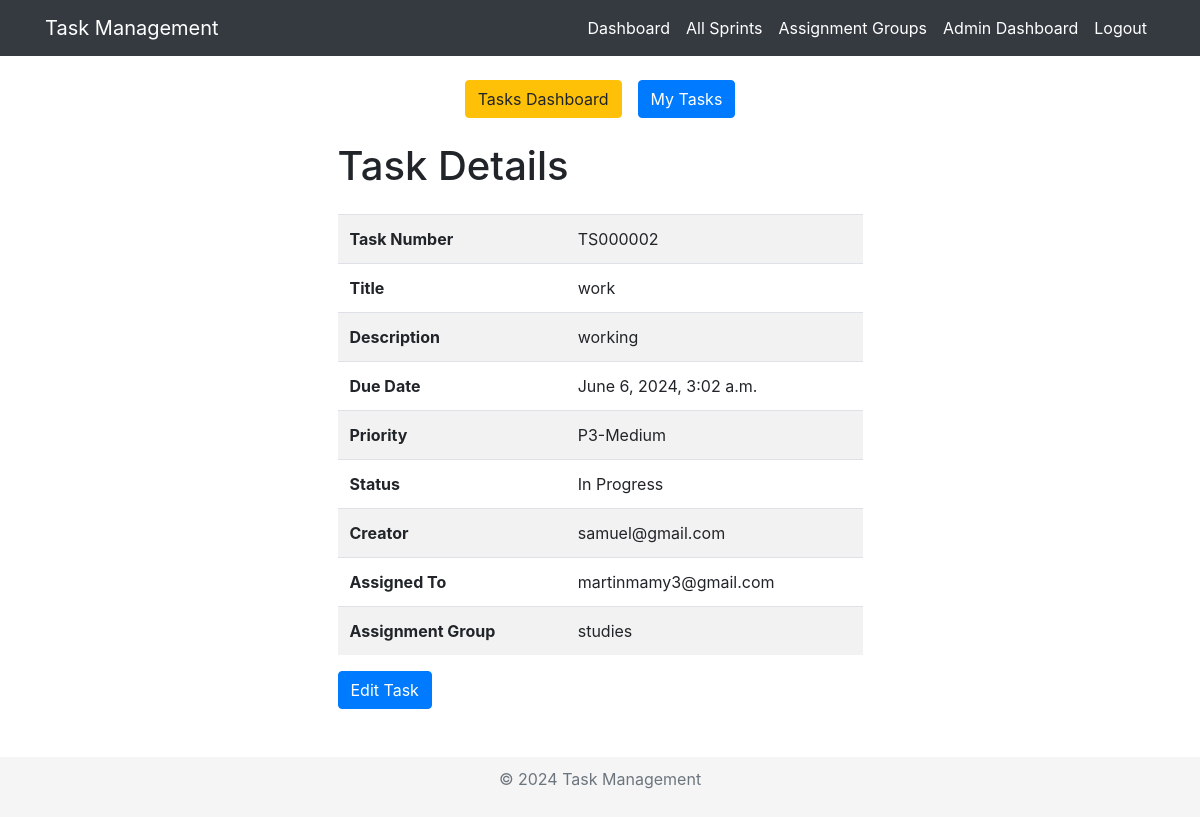
The app's page /task_detail/1/ (signed in) with its own data.
### taskmanagement/models.py (models this page shows, shortened)
class Task(models.Model):
    task_token = models.CharField(max_length=8, unique=True, blank=True)
    title = models.CharField(max_length=100)
    description = models.TextField()
    due_date = models.DateTimeField(blank=True, null=True)
    PRIORITY_CHOICES = [
        ("P1", "P1-Very High"),
        ("P2", "P2-High"),
        ("P3", "P3-Medium"),
        ("P4", "P4-Low"),
    ]
    priority = models.CharField(max_length=20, choices= PRIORITY_CHOICES, default='P3' )
    STATUS_CHOICES = [
        ("New", "New"),
        ("In Progress", "In Progress"),
        ("Done", "Done")
    ]
    status = models.CharField(max_length=20, choices = STATUS_CHOICES, default="New")
    assignment_group = models.ForeignKey(AssignmentGroup, related_name='tickets', on_delete=models.CASCADE, blank=False, null=False)
    creator = models.ForeignKey(settings.AUTH_USER_MODEL, on_delete=models.CASCADE)
    assigned_to = models.CharField(max_length=255, null=True, blank=True)
    created_at = models.DateTimeField(auto_now_add=True)
    updated_at = models.DateTimeField(auto_now=True)

class CustomUser(AbstractBaseUser, PermissionsMixin):
    email = models.EmailField(unique=True)
    is_active = models.BooleanField(default=True)
    is_staff = models.BooleanField(default=False)
    objects = CustomUserManager()
    USERNAME_FIELD = 'email'
    groups = models.ManyToManyField(
        'auth.Group',
        verbose_name='groups',
        blank=True,
        related_name='custom_user_groups'  # Use a unique related_name
    )
    user_permissions = models.ManyToManyField(
        'auth.Permission',
        verbose_name='user permissions',
        blank=True,
        related_name='custom_user_permissions'  # Use a unique related_name
    )

class AssignmentGroup(models.Model):
    name = models.CharField(max_length=255)
    members = models.ManyToManyField(settings.AUTH_USER_MODEL, related_name='assignment_groups_set')

### taskmanagement/views.py (the view)
# urls.py: path('task_detail/<int:task_id>/', views.task_detail, name='task_detail'),
@login_required
def task_detail(request, task_id):
    task = get_object_or_404(Task, id=task_id)
    return render(request, 'task_detail.html', {'task': task})

### taskmanagement/templates/task_detail.html (shortened to what this page needs)
{% extends 'base.html' %}
{% load static %}
{% block content %}
{% include 'menu.html' %}
    <div class="container">
        <div class="row">
            <div class="col-md-6 offset-md-3">
                <h1 class="mb-4">Task Details</h1>
                <table class="table table-striped">
                    <tr>
                        <th>Task Number</th>
                        <td>{{ task.task_token }}</td>
                    </tr>
                    <tr>
                        <th>Title</th>
                        <td>{{ task.title }}</td>
                    </tr>
                    <tr>
                        <th>Description</th>
                        <td>{{ task.description }}</td>
                    </tr>
                    <tr>
                        <th>Due Date</th>
                        <td>{{ task.due_date }}</td>
                    </tr>
                    <tr>
                        <th>Priority</th>
                        <td>{{ task.get_priority_display }}</td>
                    </tr>
                    <tr>
                        <th>Status</th>
                        <td>{{ task.get_status_display }}</td>
                    </tr>
                    <tr>
                        <th>Creator</th>
                        <td>{{ task.creator.email }}</td>
                    </tr>
                    <tr>
                        <th>Assigned To</th>
                        <td>{{ task.assigned_to }}</td>
                    </tr>
                    <tr>
                        <th>Assignment Group</th>
                        <td>{{ task.assignment_group.name }}</td>
                    </tr>
                </table>
                <a href="{% url 'update_task' task.id %}" class="btn btn-primary">Edit Task</a>
            </div>
        </div>
    </div>
{% endblock %}

### taskmanagement/templates/base.html (style rules this page uses)
html, body { height: 100%; margin: 0; display: flex; flex-direction: column; }

### records on screen
Task: task_token "TS000002", title "work", description "working", due_date "June 6, 2024, 3:02 a.m.", priority "P3-Medium", status "In Progress", creator.email "samuel@gmail.com", assigned_to "martinmamy3@gmail.com", assignment_group.name "studies"
